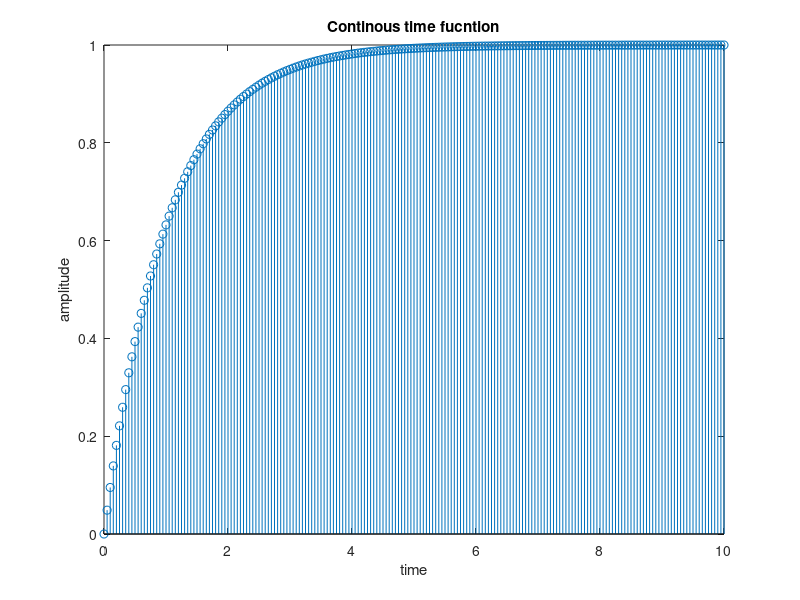

Source code (MATLAB):
t=[0:0.05:10];
a=-1;
for i=1:length(t)
    y(i)=1-exp(a*t(i));
end
stem(t,y);
xlabel('time');
ylabel('amplitude');
title('Continous time fucntion');